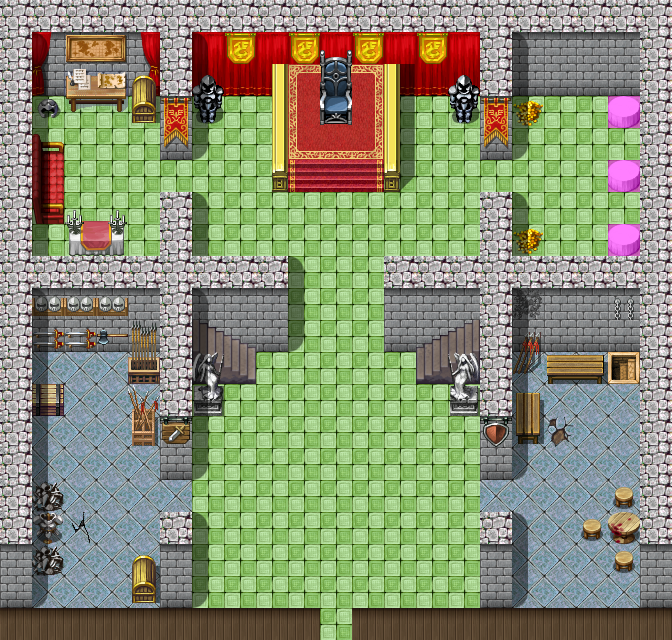

Tiled map render using the project's own tile images. Description and the map definition, with tile-layer contents summarised, below:
An orthogonal 21x20 tile map with 32x32 px tiles, 4 tile layers (Ground, Objects, Above, Walkable_1), 1 hidden layer not drawn, 21 tilesets and 32 objects (17x spawn, 4x mapchange, 4x script, 3x replace, 2x container, ...).

<map version="1.0" orientation="orthogonal" width="21" height="20" tilewidth="32" tileheight="32">
    <tileset firstgid="1" name="map_29" tilewidth="32" tileheight="32">
        <image source="../drawable/map_29.png" width="256" height="256" />
    </tileset>
    <tileset firstgid="65" name="map_7" tilewidth="32" tileheight="32">
        <image source="../drawable/map_7.png" width="256" height="256" />
    </tileset>
    <tileset firstgid="129" name="map_31" tilewidth="32" tileheight="32">
        <image source="../drawable/map_31.png" width="256" height="256" />
    </tileset>
    <tileset firstgid="193" name="map_12" tilewidth="32" tileheight="32">
        <image source="../drawable/map_12.png" width="256" height="256" />
    </tileset>
    <tileset firstgid="257" name="map_32" tilewidth="32" tileheight="32">
        <image source="../drawable/map_32.png" width="256" height="256" />
    </tileset>
    <tileset firstgid="321" name="map_23" tilewidth="32" tileheight="32">
        <image source="../drawable/map_23.png" width="256" height="256" />
    </tileset>
    <tileset firstgid="385" name="map_18" tilewidth="32" tileheight="32">
        <image source="../drawable/map_18.png" width="256" height="256" />
    </tileset>
    <tileset firstgid="449" name="map_11" tilewidth="32" tileheight="32">
        <image source="../drawable/map_11.png" width="256" height="256" />
    </tileset>
    <tileset firstgid="513" name="map_22" tilewidth="32" tileheight="32">
        <image source="../drawable/map_22.png" width="256" height="256" />
    </tileset>
    <tileset firstgid="577" name="map_6" tilewidth="32" tileheight="32">
        <image source="../drawable/map_6.png" width="256" height="256" />
    </tileset>
    <tileset firstgid="641" name="map_10" tilewidth="32" tileheight="32">
        <image source="../drawable/map_10.png" width="256" height="256" />
    </tileset>
    <tileset firstgid="705" name="map_0" tilewidth="32" tileheight="32">
        <image source="../drawable/map_0.png" width="256" height="256" />
    </tileset>
    <tileset firstgid="769" name="map_20" tilewidth="32" tileheight="32">
        <image source="../drawable/map_20.png" width="256" height="256" />
    </tileset>
    <tileset firstgid="833" name="map_9" tilewidth="32" tileheight="32">
        <image source="../drawable/map_9.png" width="256" height="256" />
    </tileset>
    <tileset firstgid="897" name="map_25" tilewidth="32" tileheight="32">
        <image source="../drawable/map_25.png" width="256" height="256" />
    </tileset>
    <tileset firstgid="961" name="map_8" tilewidth="32" tileheight="32">
        <image source="../drawable/map_8.png" width="256" height="256" />
    </tileset>
    <tileset firstgid="1025" name="map_27" tilewidth="32" tileheight="32">
        <image source="../drawable/map_27.png" width="256" height="256" />
    </tileset>
    <tileset firstgid="1089" name="map_24" tilewidth="32" tileheight="32">
        <image source="../drawable/map_24.png" width="256" height="256" />
    </tileset>
    <tileset firstgid="1153" name="map_28" tilewidth="32" tileheight="32">
        <image source="../drawable/map_28.png" width="256" height="256" />
    </tileset>
    <tileset firstgid="1217" name="map_2" tilewidth="32" tileheight="32">
        <image source="../drawable/map_2.png" width="256" height="256" />
    </tileset>
    <tileset firstgid="1281" name="map_1" tilewidth="32" tileheight="32">
        <image source="../drawable/map_1.png" width="256" height="256" />
    </tileset>
    <layer name="Ground" width="21" height="20">
        <data>[420 cells, 420 non-empty, 22 distinct tile ids]</data>
    </layer>
    <layer name="Objects" width="21" height="20">
        <data>[420 cells, 83 non-empty, 62 distinct tile ids]</data>
    </layer>
    <layer name="Above" width="21" height="20">
        <data>[420 cells, 60 non-empty, 12 distinct tile ids]</data>
    </layer>
    <layer name="Walkable" width="21" height="20" visible="0">
        <data>[420 cells, 213 non-empty, 1 distinct tile ids]</data>
    </layer>
    <layer name="Walkable_1" width="21" height="20">
        <data>[420 cells, 3 non-empty, 1 distinct tile ids]</data>
    </layer>
    <objectgroup name="Mapevents">
        <object name="entrance" type="mapchange" x="320" y="608" width="32" height="32">
            <properties>
                <property name="map" value="guynmart" />
                <property name="place" value="guynmart_main" />
            </properties>
        </object>
        <object name="up_left" type="mapchange" x="192" y="320" width="32" height="32">
            <properties>
                <property name="map" value="guynmart_main_2" />
                <property name="place" value="down_left" />
            </properties>
        </object>
        <object name="up_right" type="mapchange" x="448" y="320" width="32" height="32">
            <properties>
                <property name="map" value="guynmart_main_2" />
                <property name="place" value="down_right" />
            </properties>
        </object>
        <object name="down" type="mapchange" x="608" y="352" width="32" height="32">
            <properties>
                <property name="map" value="guynmart_main_0" />
                <property name="place" value="up" />
            </properties>
        </object>
        <object name="guynmart_sRpl_main_1r" type="script" x="288" y="576" width="96" height="32" />
        <object name="guynmart_s_herold" type="script" x="288" y="320" width="96" height="32" />
        <object name="guynmart_s_herold_out" type="script" x="256" y="352" width="160" height="32" />
        <object name="guynmart_drp_main1_abside" type="container" x="32" y="224" width="32" height="32" />
        <object name="guynmart_drp_main1_weapons" type="container" x="128" y="384" width="32" height="32" />
        <object name="guynmart_s_hannah" type="script" x="192" y="160" width="32" height="32" />
    </objectgroup>
    <objectgroup name="Spawn" visible="0">
        <object name="guynmart_steward" type="spawn" x="256" y="96" width="160" height="160">
            <properties>
                <property name="spawngroup" value="guynmart_steward" />
            </properties>
        </object>
        <object name="guynmart_steward5" type="spawn" x="320" y="128" width="32" height="32">
            <properties>
                <property name="active" value="false" />
                <property name="spawngroup" value="guynmart_steward5" />
            </properties>
        </object>
        <object name="guynmart_guard_store" type="spawn" x="512" y="352" width="128" height="256">
            <properties>
                <property name="quantity" value="2" />
                <property name="spawngroup" value="guynmart_guard_store" />
            </properties>
        </object>
        <object name="guynmart_guard_storea" type="spawn" x="512" y="352" width="128" height="256">
            <properties>
                <property name="active" value="false" />
                <property name="quantity" value="2" />
                <property name="spawngroup" value="guynmart_guard_storea" />
            </properties>
        </object>
        <object name="guynmart_guard_storea2" type="spawn" x="512" y="352" width="128" height="256">
            <properties>
                <property name="active" value="false" />
                <property name="quantity" value="2" />
                <property name="spawngroup" value="guynmart_guard_storea2" />
            </properties>
        </object>
        </objectgroup>
    <objectgroup name="Keys">
        <!-- 2 objects omitted --></objectgroup>
    <objectgroup name="Replace">
        <!-- 3 objects omitted --></objectgroup>
</map>
<!-- 17 of 32 objects omitted -->
